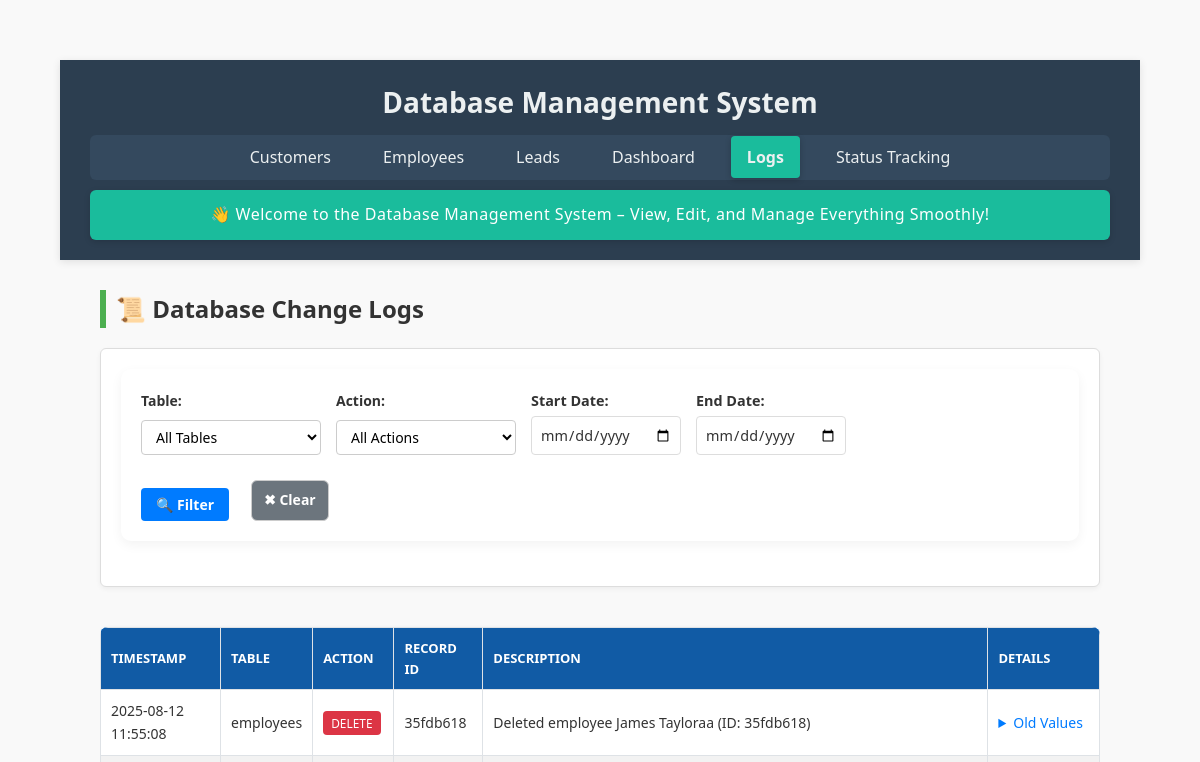
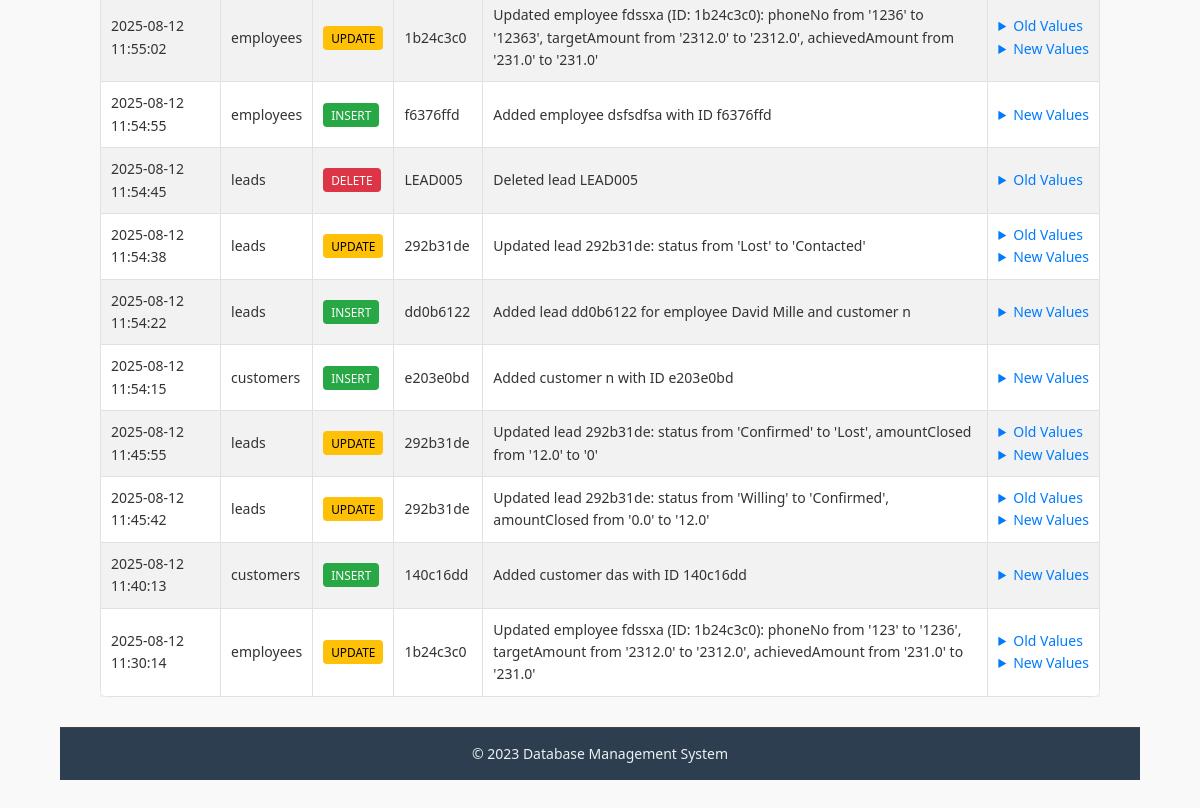
Page /logs on the earlier database version (2 pictures, top to bottom).
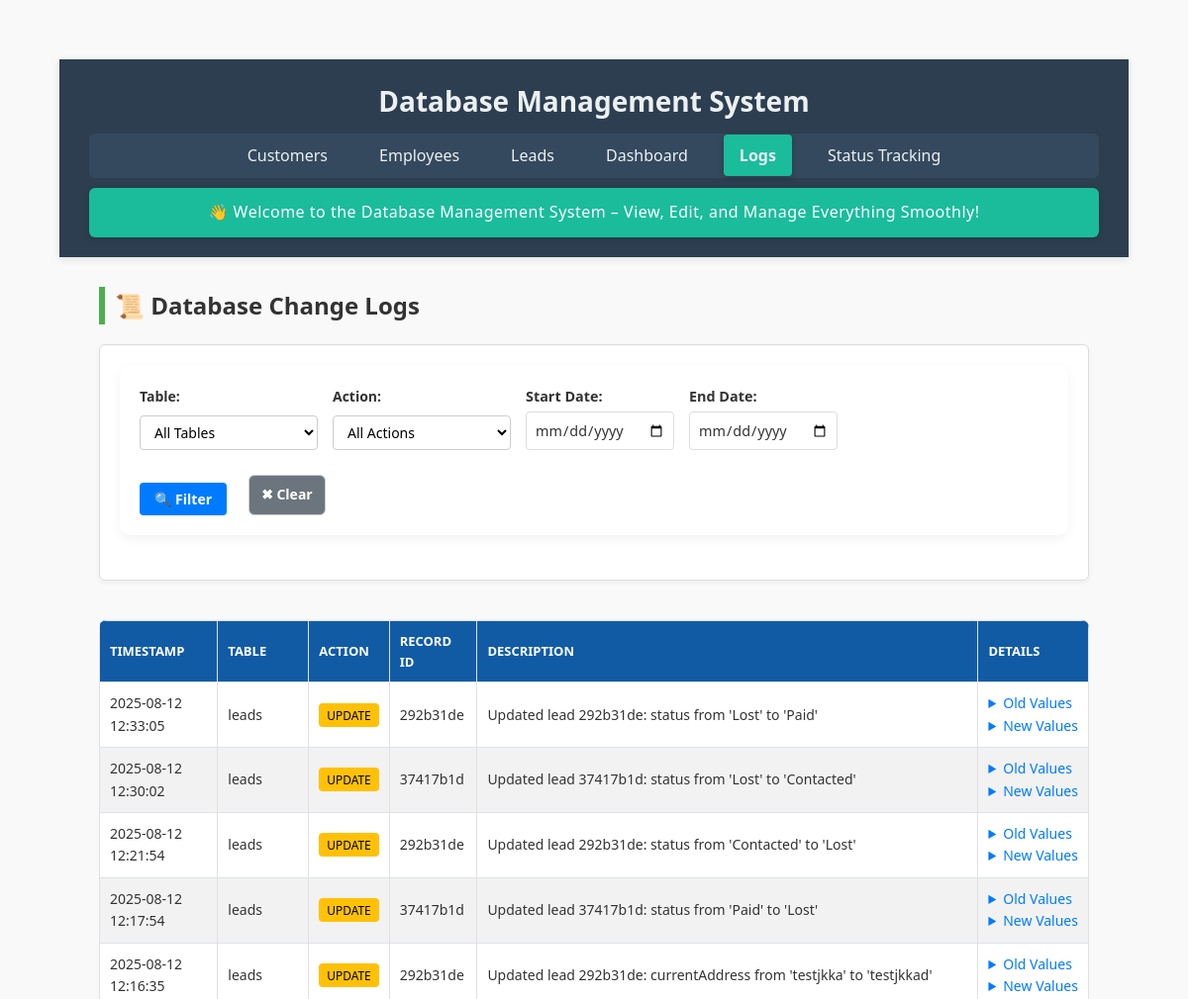
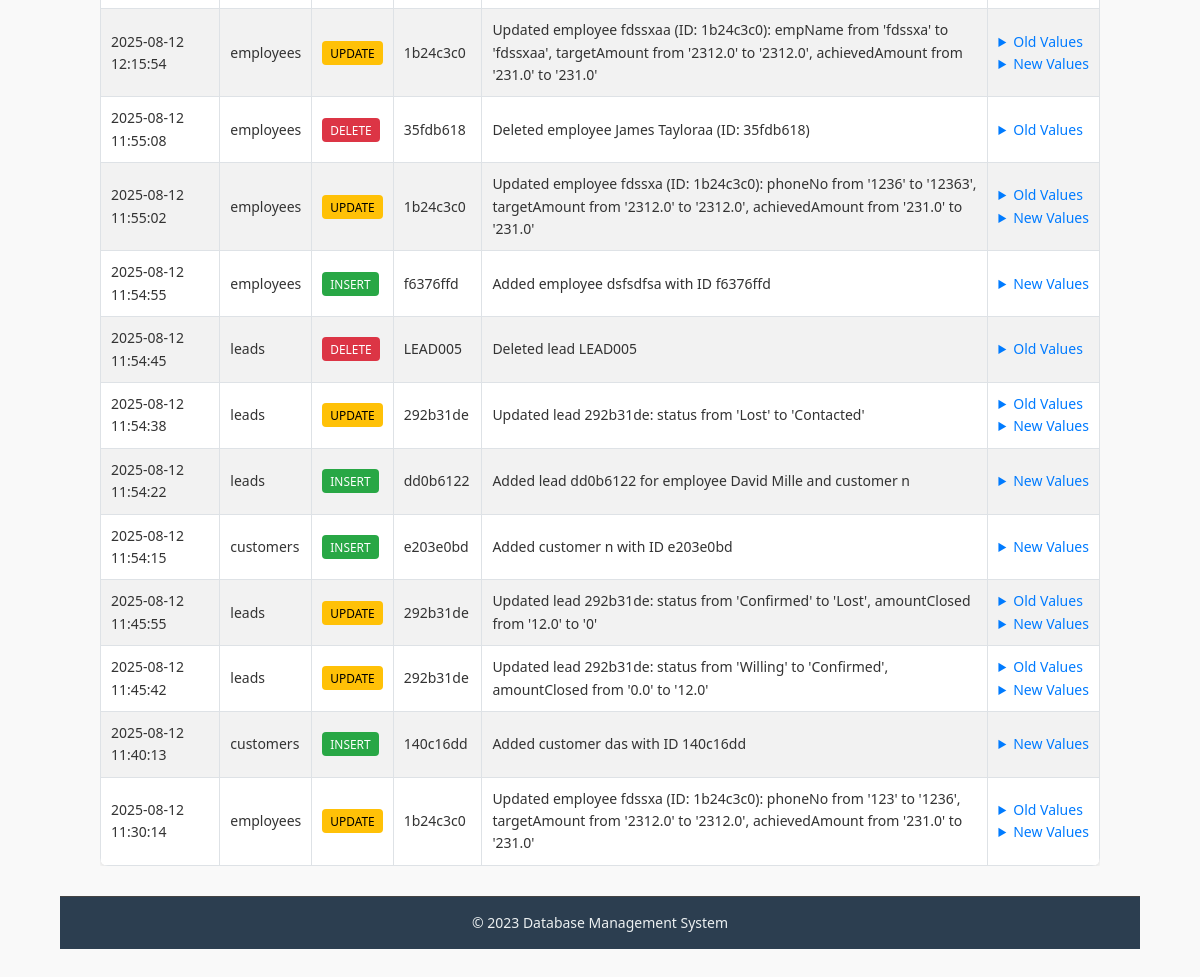
Same page on the later database version (2 pictures, top to bottom).
### tables this page shows
CREATE TABLE logs (
    log_id TEXT PRIMARY KEY,
    table_name TEXT NOT NULL,
    action TEXT NOT NULL, -- 'INSERT', 'UPDATE', 'DELETE'
    record_id TEXT NOT NULL, -- ID of the affected record
    description TEXT NOT NULL, -- Human-readable description
    old_values TEXT, -- JSON or string of old values (for updates/deletes)
    new_values TEXT, -- JSON or string of new values (for inserts/updates)
    created_at DATETIME DEFAULT CURRENT_TIMESTAMP
, changed_by TEXT, lead_employee TEXT);

### app.py (the view)
@app.route('/logs', methods=['GET'])
def logs():
    filters = {
        'table_name': request.args.get('table_name', ''),
        'action': request.args.get('action', ''),
        'start_date': request.args.get('start_date', ''),
        'end_date': request.args.get('end_date', '')
    }
    query = "SELECT * FROM logs WHERE 1=1"
    params = []
    if filters['table_name']:
        query += " AND table_name = ?"
        params.append(filters['table_name'])
    if filters['action']:
        query += " AND action = ?"
        params.append(filters['action'])
    if filters['start_date']:
        query += " AND DATE(created_at) >= ?"
        params.append(filters['start_date'])
    if filters['end_date']:
        query += " AND DATE(created_at) <= ?"
        params.append(filters['end_date'])
    query += " ORDER BY created_at DESC"
    with closing(get_db_connection()) as conn:
        with closing(conn.cursor()) as cursor:
            cursor.execute(query, params)
            logs = cursor.fetchall()
            cursor.execute("SELECT DISTINCT table_name FROM logs")
            table_names = [row['table_name'] for row in cursor.fetchall()]
            cursor.execute("SELECT DISTINCT action FROM logs")
            actions = [row['action'] for row in cursor.fetchall()]
    return render_template('logs.html',
                         logs=logs,
                         filters=filters,
                         table_names=table_names,
                         actions=actions)

### app.py (called while the page is built)
def get_db_connection():
    conn = sqlite3.connect(DATABASE, timeout=10)
    conn.row_factory = sqlite3.Row
    conn.execute("PRAGMA journal_mode=WAL")
    return conn

### templates/logs.html (shortened to what this page needs)
{% extends "base.html" %}
{% block content %}
<h2 class="page-title">📜 Database Change Logs</h2>
<div class="filter-card">
    <form method="GET" class="filter-form">
        <div class="form-group">
            <label for="table_name">Table:</label>
            <select name="table_name" id="table_name">
                <option value="">All Tables</option>
            </select>
        </div>
        <div class="form-group">
            <label for="action">Action:</label>
            <select name="action" id="action">
                <option value="">All Actions</option>
            </select>
        </div>
        <div class="form-group">
            <label for="start_date">Start Date:</label>
            <input type="date" name="start_date" value="{{ filters.start_date }}">
        </div>
        <div class="form-group">
            <label for="end_date">End Date:</label>
            <input type="date" name="end_date" value="{{ filters.end_date }}">
        </div>
        <div class="form-actions">
            <button type="submit" class="btn">🔍 Filter</button>
            <a href="{{ url_for('logs') }}" class="btn secondary">✖ Clear</a>
        </div>
    </form>
</div>
<div class="table-wrapper">
    <table class="logs-table">
        <thead>
            <tr>
                <th>Timestamp</th>
                <th>Table</th>
                <th>Action</th>
                <th>Record ID</th>
                <th>Description</th>
                <th>Details</th>
            </tr>
        </thead>
        <tbody>
            {% for log in logs %}
            <tr>
                <td>{{ log.created_at }}</td>
                <td>{{ log.table_name }}</td>
                <td><span class="badge badge-{{ log.action|lower }}">{{ log.action }}</span></td>
                <td>{{ log.record_id }}</td>
                <td>{{ log.description }}</td>
                <td>
                    {% if log.old_values %}
                    <details>
                        <summary>Old Values</summary>
                    </details>
                    {% endif %}
                    {% if log.new_values %}
                    <details>
                        <summary>New Values</summary>
                    </details>
                    {% endif %}
                </td>
            </tr>
            {% endfor %}
        </tbody>
    </table>
</div>
{% endblock %}

### templates/base.html (shortened to what this page needs)
<!DOCTYPE html>
<html lang="en">
<head>
    <link rel="stylesheet" href="{{ url_for('static', filename='style.css') }}">
    <link rel="stylesheet" href="{{ url_for('static', filename='customers.css') }}">
    <link rel="stylesheet" href="{{ url_for('static', filename='employees.css') }}">
    <link rel="stylesheet" href="{{ url_for('static', filename='dashboard.css') }}">
</head>
<body>
    <header class="header">
        <h1>Database Management System</h1>
        <nav class="navbar">
            <ul>
                <li>
                    <a href="{{ url_for('customers') }}"
                        class="{% if request.endpoint == 'customers' %}active{% endif %}">
                        Customers
                    </a>
                </li>
                <li>
                    <a href="{{ url_for('employees') }}"
                        class="{% if request.endpoint == 'employees' %}active{% endif %}">
                        Employees
                    </a>
                </li>
                <li>
                    <a href="{{ url_for('leads') }}" class="{% if request.endpoint == 'leads' %}active{% endif %}">
                        Leads
                    </a>
                </li>
                <li>
                    <a href="{{ url_for('dashboard') }}"
                        class="{% if request.endpoint == 'dashboard' %}active{% endif %}">
                        Dashboard
                    </a>
                </li>
                <li>
                    <a href="{{ url_for('logs') }}" class="{% if request.endpoint == 'logs' %}active{% endif %}">
                        Logs
                    </a>
                </li>
                <li><a href="{{ url_for('status_changes') }}">Status Tracking</a></li>
            </ul>
        </nav>
        <section class="welcome-banner">
            <p>👋 Welcome to the Database Management System – View, Edit, and Manage Everything Smoothly!</p>
        </section>
    </header>
    <main class="main-content">
        {% block content %}{% endblock %}
    </main>
    <footer class="footer">
        <p>&copy; 2023 Database Management System</p>
    </footer>
</body>
</html>

### static/style.css (style rules this page uses)
* { margin: 0; padding: 0; box-sizing: border-box; }
body { font-family: 'Segoe UI', Tahoma, Geneva, Verdana, sans-serif; line-height: 1.6; background-color: #f8f9fa; color: #333; min-height: 100vh; display: flex; flex-direction: column; }
header { background-color: #2c3e50; color: #ecf0f1; padding: 20px 30px; text-align: center; box-shadow: 0 2px 8px rgba(0, 0, 0, 0.1); }
header h1 { font-size: 28px; margin-bottom: 10px; }
nav ul { list-style: none; display: flex; justify-content: center; gap: 20px; padding: 10px 0; background-color: #34495e; border-radius: 6px; margin-top: 10px; }
nav ul li a { text-decoration: none; color: #ecf0f1; padding: 10px 16px; border-radius: 4px; transition: background-color 0.3s ease; }
nav ul li a.active { background-color: #1abc9c; font-weight: bold; box-shadow: 0 2px 6px rgba(0, 0, 0, 0.2); }
main { flex: 1; padding: 30px 40px; }
footer { background-color: #2c3e50; color: #ecf0f1; text-align: center; padding: 15px 0; font-size: 14px; border-top: 1px solid #444; }
.welcome-banner { background-color: #1abc9c; color: #fff; padding: 12px 20px; text-align: center; font-size: 16px; margin-top: 10px; border-radius: 6px; box-shadow: 0 2px 6px rgba(0, 0, 0, 0.15); }
.welcome-banner p { margin: 0; font-weight: 500; letter-spacing: 0.5px; }
.filter-form label[for="start_date"], .filter-form label[for="end_date"] { display: flex; flex-direction: column; font-size: 0.9em; color: #333; }
.filter-form input[type="date"] { padding: 8px; border: 1px solid #ddd; border-radius: 4px; font-size: 0.9em; min-width: 150px; }

### static/customers.css (style rules this page uses)
* { box-sizing: border-box; margin: 0; padding: 0; font-family: 'Segoe UI', Tahoma, Geneva, Verdana, sans-serif; }
body { background: #f6f9fc; color: #333; padding: 40px; }
h2 { margin-bottom: 25px; font-size: 28px; color: #222; border-left: 6px solid #4CAF50; padding-left: 10px; }
.btn { display: inline-block; background-color: #4CAF50; color: white; padding: 10px 16px; text-decoration: none; border-radius: 6px; margin-right: 12px; font-size: 14px; font-weight: 600; transition: background-color 0.3s, transform 0.2s; border: none; cursor: pointer; }
.filter-form { background-color: #ffffff; padding: 20px; margin-bottom: 25px; border-radius: 10px; box-shadow: 0 4px 12px rgba(0,0,0,0.05); display: flex; flex-wrap: wrap; gap: 16px; }
.filter-form label { display: flex; flex-direction: column; font-size: 14px; font-weight: 500; color: #333; margin-right: 20px; }
.filter-form select { padding: 8px 10px; font-size: 14px; margin-top: 4px; border: 1px solid #ccc; border-radius: 6px; background-color: #fff; width: 180px; }
.filter-form button { align-self: flex-end; }
table { width: 100%; border-collapse: collapse; background: #fff; box-shadow: 0 4px 10px rgba(0,0,0,0.05); border-radius: 10px; overflow: hidden; }
thead { background-color: #4CAF50; color: white; }
th, td { padding: 12px 15px; text-align: left; font-size: 14px; border-bottom: 1px solid #eee; }
th { font-weight: 600; text-transform: uppercase; font-size: 13px; }
td:last-child { white-space: nowrap; }

### static/employees.css (style rules this page uses)
body { font-family: Arial, sans-serif; background-color: #f9f9f9; margin: 20px; color: #333; }
h2 { color: #2c3e50; margin-bottom: 20px; }
form { display: flex; flex-wrap: wrap; gap: 15px; align-items: center; background-color: #ffffff; padding: 15px; border-radius: 8px; box-shadow: 0 2px 4px rgba(0,0,0,0.1); margin-bottom: 20px; }
form label { margin-right: 5px; font-weight: bold; }
form select, form button, form a.btn { padding: 8px 12px; font-size: 14px; border: 1px solid #ccc; border-radius: 6px; background-color: white; transition: 0.3s ease; }
form button { background-color: #007BFF; color: white; border: none; cursor: pointer; }
form a.btn { text-decoration: none; background-color: #28a745; color: white; }
table { width: 100%; border-collapse: collapse; background-color: #ffffff; border-radius: 8px; overflow: hidden; box-shadow: 0 2px 5px rgba(0,0,0,0.1); }
thead { background-color: #007BFF; color: white; }
thead th { padding: 12px; text-align: left; font-weight: bold; }
tbody tr { border-bottom: 1px solid #ddd; }
tbody tr:nth-child(even) { background-color: #f2f2f2; }
tbody td { padding: 10px; }

Differences in the rows shown:
added logs: created_at "2025-08-12 12:33:05", table_name "leads", action "UPDATE", record_id "292b31de", description "Updated lead 292b31de: status from 'Lost' to 'Paid'"
added logs: created_at "2025-08-12 12:30:02", table_name "leads", action "UPDATE", record_id "37417b1d", description "Updated lead 37417b1d: status from 'Lost' to 'Contacted'"
added logs: created_at "2025-08-12 12:21:54", table_name "leads", action "UPDATE", record_id "292b31de", description "Updated lead 292b31de: status from 'Contacted' to 'Lost'"
added logs: created_at "2025-08-12 12:17:54", table_name "leads", action "UPDATE", record_id "37417b1d", description "Updated lead 37417b1d: status from 'Paid' to 'Lost'"
added logs: created_at "2025-08-12 12:16:35", table_name "leads", action "UPDATE", record_id "292b31de", description "Updated lead 292b31de: currentAddress from 'testjkka' to 'testjkkad'"
added logs: created_at "2025-08-12 12:15:54", table_name "employees", action "UPDATE", record_id "1b24c3c0", description "Updated employee fdssxaa (ID: 1b24c3c0): empName from 'fdssxa' to 'fdssxaa', targetAmount from '2312.0' to '2312.0', achievedAmount from '231.0' to '231.0'"
